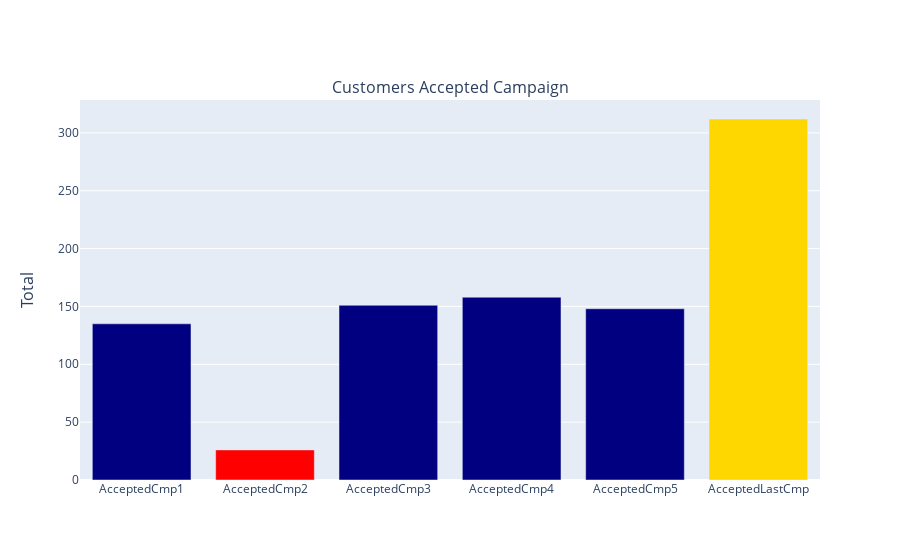

The notebook cell this image was saved under:
### Code cell
fig = make_subplots(
    rows=1,
    cols=1,
    column_titles= ['Customers Accepted Campaign'],
    y_title= 'Total'
)

cmp = go.Bar(
    x=Acc_Cmp.index,
    y=Acc_Cmp.values,
    hovertemplate='%{x}, Customers Attracted: %{y}',
    orientation='v',
    marker_color=['navy','red','navy','navy','navy','gold']
)

fig.add_trace(cmp, 1,1)

fig

### Figure 1 — Plotly figure (JSON) as saved in the notebook; plotly's stock layout.template omitted (floating-point values rounded to 4 significant figures)
{"data": [{"hovertemplate": "%{x}, Customers Attracted: %{y}", "marker": {"color": ["navy", "red", "navy", "navy", "navy", "gold"]}, "orientation": "v", "type": "bar", "x": ["AcceptedCmp1", "AcceptedCmp2", "AcceptedCmp3", "AcceptedCmp4", "AcceptedCmp5", "AcceptedLastCmp"], "xaxis": "x", "y": [135, 26, 151, 158, 148, 312], "yaxis": "y"}], "layout": {"annotations": [{"font": {"size": 16}, "showarrow": false, "text": "Customers Accepted Campaign", "x": 0.5, "xanchor": "center", "xref": "paper", "y": 1, "yanchor": "bottom", "yref": "paper"}, {"font": {"size": 16}, "showarrow": false, "text": "Total", "textangle": -90, "x": 0, "xanchor": "right", "xref": "paper", "xshift": -40, "y": 0.5, "yanchor": "middle", "yref": "paper"}], "xaxis": {"anchor": "y", "domain": [0, 1]}, "yaxis": {"anchor": "x", "domain": [0, 1]}}}
